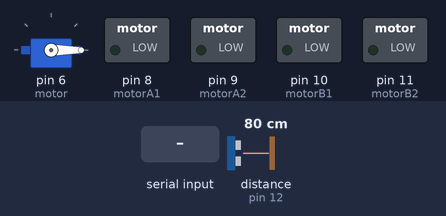
This sketch was run on a simulated Arduino Uno, built with avr-gcc and run on an emulated ATmega328P. Parts: servo, switched loads named in the sketch (green lamp = pin HIGH). Wiring (inferred from the names in the program): ultrasonic range finder: trigger pin 13; echo pin 12. The test bench sets the inputs (shaded band); at power-on: distance to the obstacle (sensor on pin 12) 80 cm. The echo pulse lasts 58.3 µs per cm; pins used as bus, display or sensor lines are not drawn; what the sketch prints to the serial monitor is not drawn.

Above: at 1.2 s.
1.3 s: distance to the obstacle (sensor on pin 12) set to 2 cm
At 2.2 s:
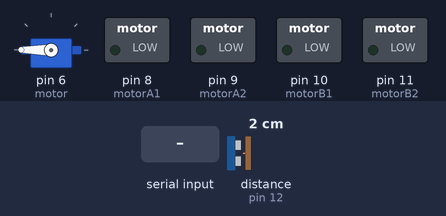
2.8 s: "F" received over Serial
At 3.3 s:
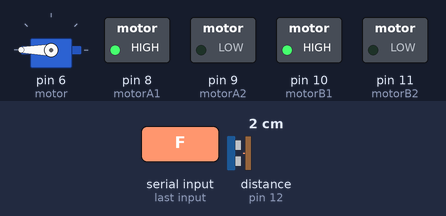
4.3 s: byte 74 ('J') received over Serial
At 5.5 s:
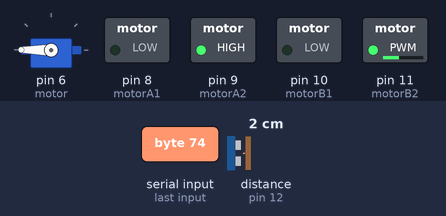
5.8 s: byte 76 ('L') received over Serial
At 6.9 s:
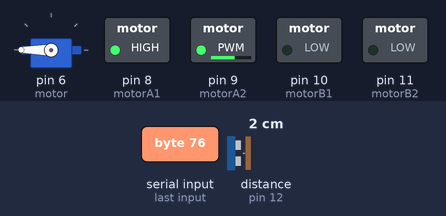
7.3 s: byte 82 ('R') received over Serial
At 8.0 s:
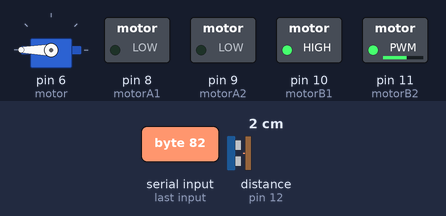
8.8 s: "G" received over Serial
At 9.1 s:
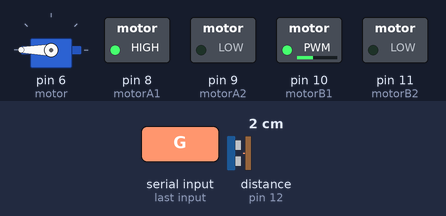
Timing chart, 0 to 11.3 s (numbered marks = the images above; inputs shaded):
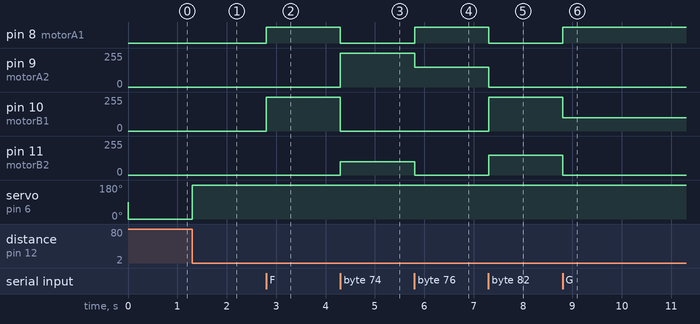

The sketch:

SmartTrashBin.ino
```cpp
#include<Servo.h>
Servo motor;
#define echo 12
#define trig 13
long sure, mesafe;
  const int motorA1  = 8;  // L298N'in IN3 Girişi
  const int motorA2  = 9;  // L298N'in IN1 Girişi
  const int motorB1  = 10; // L298N'in IN2 Girişi
  const int motorB2  = 11;  // L298N'in IN4 Girişi
  int i=0;
  int j=0;
  int state;
  int vSpeed=255;

void setup() {
    pinMode(motorA1, OUTPUT);
    pinMode(motorA2, OUTPUT);
    pinMode(motorB1, OUTPUT);
    pinMode(motorB2, OUTPUT);
    Serial.begin(9600);
    motor.attach(6);
    pinMode(trig, OUTPUT);
    pinMode(echo, INPUT);
}


void loop()
{
    if(Serial.available() > 0){
      state = Serial.read();
    }

    if (state == '0'){
      vSpeed=0;}
    else if (state == '1'){
      vSpeed=100;}
    else if (state == '2'){
      vSpeed=180;}
    else if (state == '3'){
      vSpeed=200;}
    else if (state == '4'){
      vSpeed=255;}

   /***********************İleri****************************/
  //Gelen veri 'F' ise araba ileri gider.
    if (state == 'F') {
      analogWrite(motorA1, vSpeed); analogWrite(motorA2, 0);
        analogWrite(motorB1, vSpeed);      analogWrite(motorB2, 0);
    }
  /**********************İleri Sol************************/
  //Gelen veri 'G' ise araba ileri sol(çapraz) gider.
    else if (state == 'G') {
      analogWrite(motorA1,vSpeed ); analogWrite(motorA2, 0);
        analogWrite(motorB1, 100);    analogWrite(motorB2, 0);
    }
  /**********************İleri Sağ************************/
  //Gelen veri 'I' ise araba ileri sağ(çapraz) gider.
    else if (state == 'I') {
        analogWrite(motorA1, 100); analogWrite(motorA2, 0);
        analogWrite(motorB1, vSpeed);      analogWrite(motorB2, 0);
    }
  /***********************Geri****************************/
  //Gelen veri 'B' ise araba geri gider.
    else if (state == 'B') {
      analogWrite(motorA1, 0);   analogWrite(motorA2, vSpeed);
        analogWrite(motorB1, 0);   analogWrite(motorB2, vSpeed);
    }
  /**********************Geri Sol************************/
  //Gelen veri 'H' ise araba geri sol(çapraz) gider
    else if (state == 'H') {
      analogWrite(motorA1, 0);   analogWrite(motorA2, 100);
        analogWrite(motorB1, 0); analogWrite(motorB2, vSpeed);
    }
  /**********************Geri Sağ************************/
  //Gelen veri 'J' ise araba geri sağ(çapraz) gider
    else if (state == 'J') {
      analogWrite(motorA1, 0);   analogWrite(motorA2, vSpeed);
        analogWrite(motorB1, 0);   analogWrite(motorB2, 100);
    }
  /***************************Sol*****************************/
  //Gelen veri 'L' ise araba sola gider.
    else if (state == 'L') {
      analogWrite(motorA1, vSpeed);   analogWrite(motorA2, 150);
        analogWrite(motorB1, 0); analogWrite(motorB2, 0);
    }
  /***************************Sağ*****************************/
  //Gelen veri 'R' ise araba sağa gider
    else if (state == 'R') {
      analogWrite(motorA1, 0);   analogWrite(motorA2, 0);
        analogWrite(motorB1, vSpeed);   analogWrite(motorB2, 150);
    }

  /************************Stop*****************************/
  //Gelen veri 'S' ise arabayı durdur.
    else if (state == 'S'){
        analogWrite(motorA1, 0);  analogWrite(motorA2, 0);
        analogWrite(motorB1, 0);  analogWrite(motorB2, 0);
    }
Engel();
}

void Engel()
{
  digitalWrite(trig, LOW);
  delayMicroseconds(2);
  digitalWrite(trig, HIGH);
  delayMicroseconds(10);
  digitalWrite(trig, LOW);
  sure=pulseIn(echo,HIGH);
  mesafe=sure/58.2;
  Serial.println(mesafe);
     if (mesafe <10 )
     {
         motor.write(180);
     }
     else
     {
        motor.write(0);
     }
}
```

Measured:
- after the input at 1.3 s, servo on pin 6 (motor): 0° → 180° at once
- after the input at 2.8 s, pin 8 (motorA1): LOW → HIGH at once; pin 10 (motorB1): 0/255 → 255/255 at once
- after the input at 4.3 s, pin 8 (motorA1): HIGH → LOW at once; pin 9 (motorA2): 0/255 → 255/255 at once; pin 10 (motorB1): 255/255 → 0/255 at once; pin 11 (motorB2): 0/255 → 100/255 at once
- after the input at 5.8 s, pin 8 (motorA1): LOW → HIGH at once; pin 9 (motorA2): 255/255 → 150/255 at once; pin 11 (motorB2): 100/255 → 0/255 at once
- after the input at 7.3 s, pin 8 (motorA1): HIGH → LOW at once; pin 9 (motorA2): 150/255 → 0/255 at once; pin 10 (motorB1): 0/255 → 255/255 at once; pin 11 (motorB2): 0/255 → 150/255 at once
- after the input at 8.8 s, pin 8 (motorA1): LOW → HIGH at once; pin 10 (motorB1): 255/255 → 100/255 at once; pin 11 (motorB2): 150/255 → 0/255 at once
